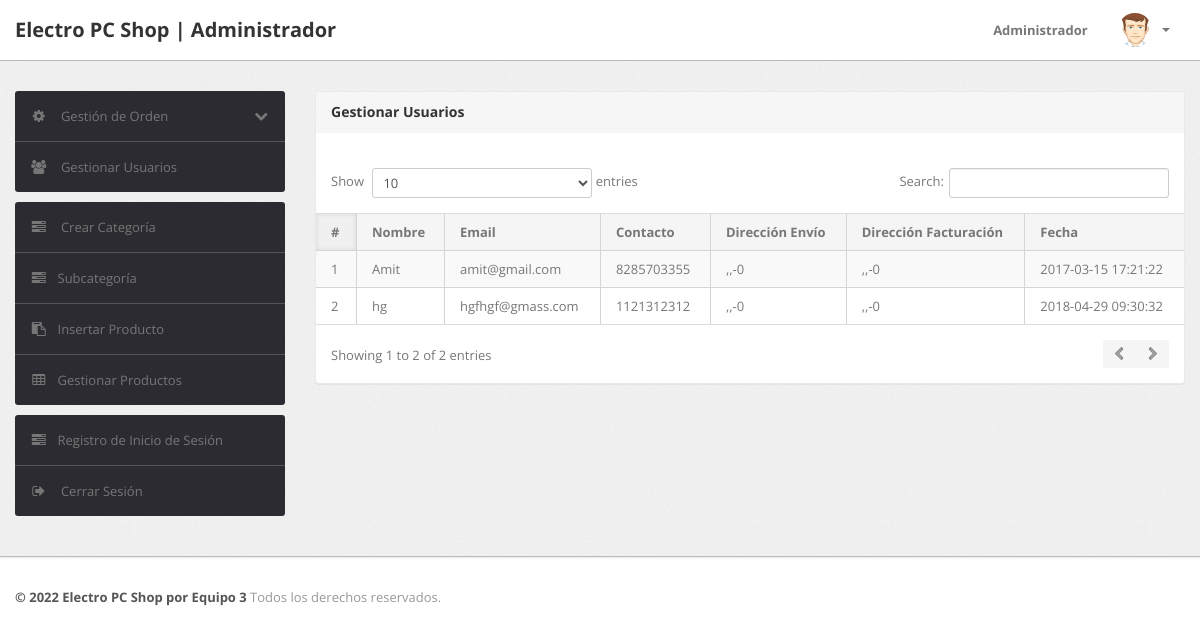
Before: /admin/manage-users.php (signed in) with the older database file.
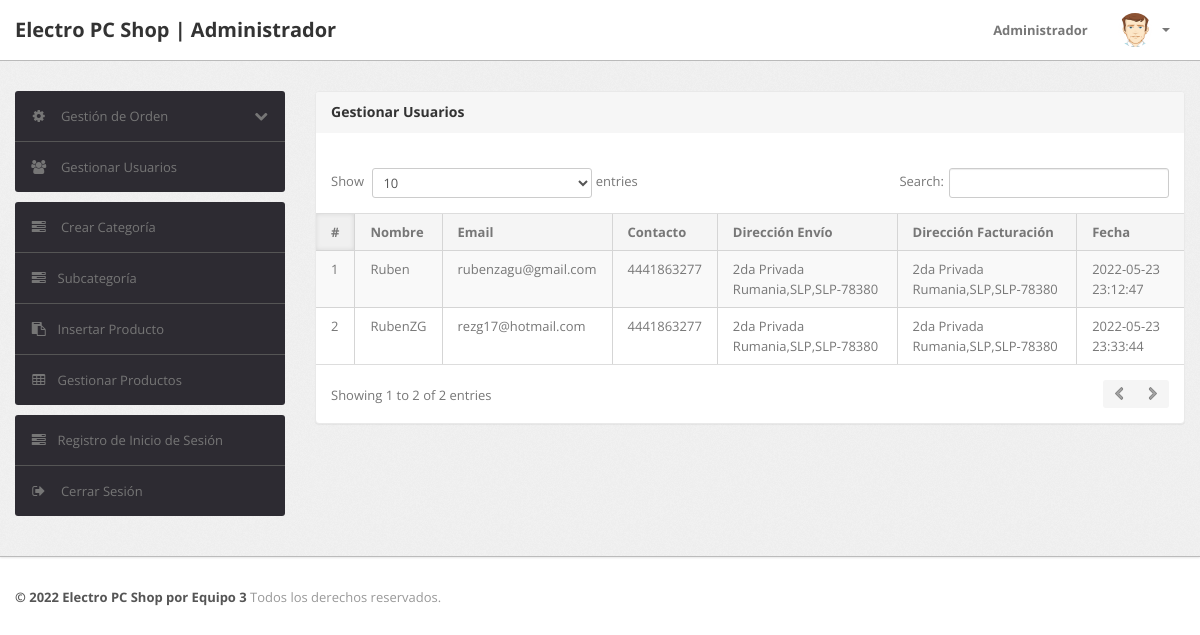
After: the same page with the newer database file.
### tables this page shows
CREATE TABLE `users` (
  `id` int(11) NOT NULL,
  `name` varchar(255) DEFAULT NULL,
  `email` varchar(255) DEFAULT NULL,
  `contactno` bigint(11) DEFAULT NULL,
  `password` varchar(255) DEFAULT NULL,
  `shippingAddress` longtext,
  `shippingState` varchar(255) DEFAULT NULL,
  `shippingCity` varchar(255) DEFAULT NULL,
  `shippingPincode` int(11) DEFAULT NULL,
  `billingAddress` longtext,
  `billingState` varchar(255) DEFAULT NULL,
  `billingCity` varchar(255) DEFAULT NULL,
  `billingPincode` int(11) DEFAULT NULL,
  `regDate` timestamp NOT NULL DEFAULT CURRENT_TIMESTAMP,
  `updationDate` varchar(255) DEFAULT NULL
);

### admin/manage-users.php (the view, shortened to what this page needs)
<?php
include('include/config.php');
if(strlen($_SESSION['alogin'])==0)
	{
header('location:index.php');
}
else{
?>
<!DOCTYPE html>
<html lang="en">
<head>
	<link type="text/css" href="bootstrap/css/bootstrap.min.css" rel="stylesheet">
	<link type="text/css" href="bootstrap/css/bootstrap-responsive.min.css" rel="stylesheet">
	<link type="text/css" href="css/theme.css" rel="stylesheet">
	<link type="text/css" href="images/icons/css/font-awesome.css" rel="stylesheet">
</head>
<body>
<?php include('include/header.php');?>
	<div class="wrapper">
		<div class="container">
			<div class="row">
<?php include('include/sidebar.php');?>
			<div class="span9">
					<div class="content">
	<div class="module">
							<div class="module-head">
								<h3>Gestionar Usuarios</h3>
							</div>
							<div class="module-body table">
									<br />
								<table cellpadding="0" cellspacing="0" border="0" class="datatable-1 table table-bordered table-striped	 display" width="100%">
									<thead>
										<tr>
											<th>#</th>
											<th>Nombre</th>
											<th>Email</th>
											<th>Contacto</th>
											<th>Dirección Envío</th>
											<th>Dirección Facturación</th>
											<th>Fecha </th>
										</tr>
									</thead>
									<tbody>
<?php $query=mysqli_query($con,"select * from users");
$cnt=1;
while($row=mysqli_fetch_array($query))
{
?>
										<tr>
											<td><?php echo htmlentities($cnt);?></td>
											<td><?php echo htmlentities($row['name']);?></td>
											<td><?php echo htmlentities($row['email']);?></td>
											<td> <?php echo htmlentities($row['contactno']);?></td>
											<td><?php echo htmlentities($row['shippingAddress'].",".$row['shippingCity'].",".$row['shippingState']."-".$row['shippingPincode']);?></td>
											<td><?php echo htmlentities($row['billingAddress'].",".$row['billingCity'].",".$row['billingState']."-".$row['billingPincode']);?></td>
											<td><?php echo htmlentities($row['regDate']);?></td>
										<?php $cnt=$cnt+1; } ?>
								</table>
							</div>
						</div>
					</div>
				</div>
			</div>
		</div>
	</div>
<?php include('include/footer.php');?>
</body>
<?php } ?>

Changed rows visible on the page:
removed users: name "Amit", email "amit@gmail.com", contactno "8285703355", shippingAddress+shippingCity+shippingState ",,-0", billingAddress+billingCity+billingState ",,-0", regDate "2017-03-15 17:21:22"
removed users: name "hg", email "hgfhgf@gmass.com", contactno "1121312312", shippingAddress+shippingCity+shippingState ",,-0", billingAddress+billingCity+billingState ",,-0", regDate "2018-04-29 09:30:32"
added users: name "Ruben", email "rubenzagu@gmail.com", contactno "4441863277", shippingAddress+shippingCity+shippingState "2da Privada Rumania,SLP,SLP-78380", billingAddress+billingCity+billingState "2da Privada Rumania,SLP,SLP-78380", regDate "2022-05-23 23:12:47"
added users: name "RubenZG", email "rezg17@hotmail.com", contactno "4441863277", shippingAddress+shippingCity+shippingState "2da Privada Rumania,SLP,SLP-78380", billingAddress+billingCity+billingState "2da Privada Rumania,SLP,SLP-78380", regDate "2022-05-23 23:33:44"
